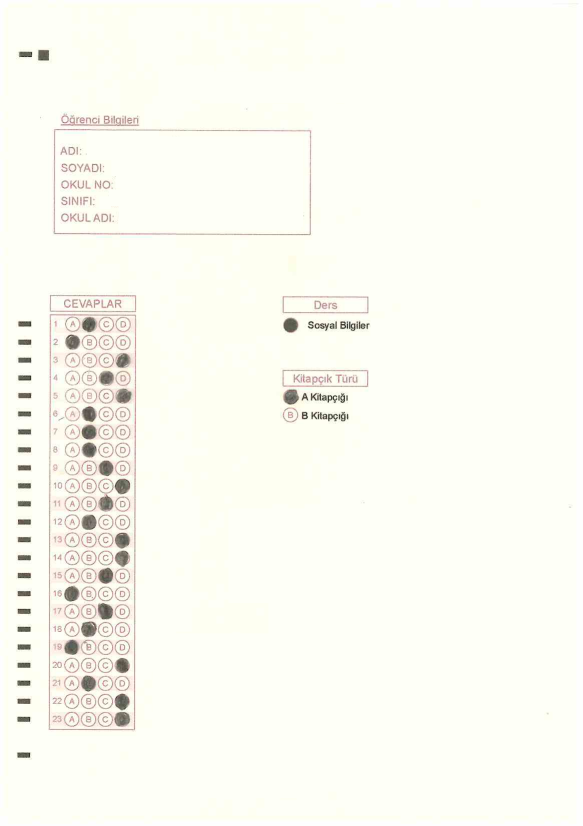
#> input picture optikForms/testForm.png, 1165 x 1652 px (shown at 1/2 size)
$ python -i bbPars.py   (imports and definitions only)
#> lines starting #> are read from the running program, lines starting #| are printed output that depends on the picture; after the words box and inside, x2 and y2 are one past the last pixel; in counts of white or black regions, pixels touching at a corner belong together
# OMR - Optical mark regognition
# Copyright (C) 2019 Joppe Blondel
#
# This program is free software: you can redistribute it and/or modify
# it under the terms of the GNU General Public License as published by
# the Free Software Foundation, either version 3 of the License, or
# (at your option) any later version.
#
# This program is distributed in the hope that it will be useful,
# but WITHOUT ANY WARRANTY; without even the implied warranty of
# MERCHANTABILITY or FITNESS FOR A PARTICULAR PURPOSE.  See the
# GNU General Public License for more details.
#
# You should have received a copy of the GNU General Public License
# along with this program.  If not, see <https://www.gnu.org/licenses/>.
# https://raw.githubusercontent.com/Jojojoppe/qandaomr/master/qandaomr/parser.py

import cv2 as cv
import numpy as np
import math

SQUARE_TOLERANCE = 0.2
PLACE_TOLERANCE = 5
DIV_TOLERANCE = 0.1
A4_SCALE = 1.41

# [18 lines left out: functions has_square_parent, count_children, get_angle, not called in this run]

def prepare_image_create(f):
#> called with f = '../optikForms/testForm.png'
    img = cv.imread(f)
#> img is the input picture: shape (1652, 1165, 3); mean B, G, R 241.8, 250.5, 250.4
    img_gray = cv.cvtColor(img, cv.COLOR_BGR2GRAY)
    ret, img_th = cv.threshold(img_gray, 127, 255, 0)
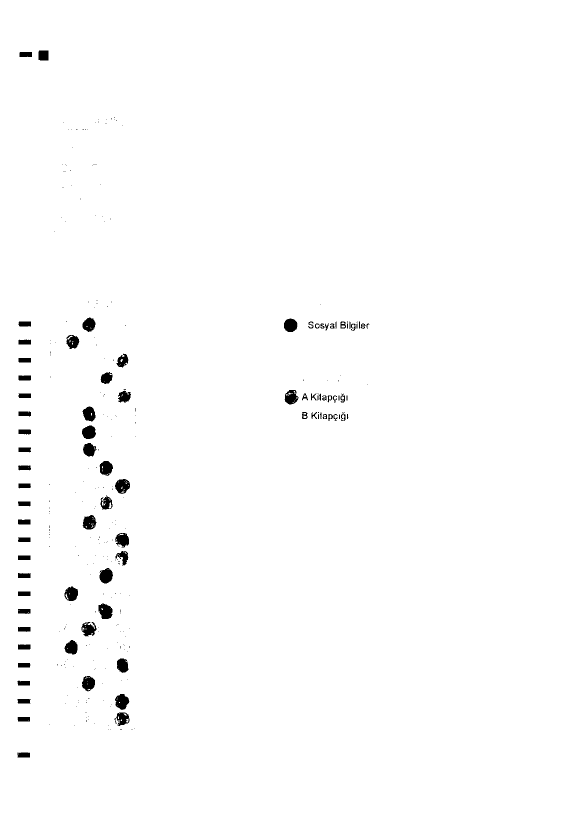
#> img_th: shape (1652, 1165) (shown at 1/2 size); 98.9% white; 294 black regions (213 under 20 px)
    i_cont, i_hier = cv.findContours(img_th, cv.RETR_TREE, cv.CHAIN_APPROX_SIMPLE)
#> i_cont = 412 contours, 324 with area under 20; largest, box (x1, y1, x2, y2) and area: (0, 0, 1165, 1652) 1921764, (196, 1206, 226, 1239) 720, (229, 957, 261, 989) 710, (229, 1387, 260, 1421) 682, (198, 1135, 227, 1168) 670; i_hier = 412 rows, first 6: [-1, -1, 1, -1], [3, -1, 2, 0], [-1, -1, -1, 1], [4, 1, -1, 0], [5, 3, -1, 0], [6, 4, -1, 0]
    height, width = img.shape[:2]
#> height = 1652; width = 1165

    # Get corner squares
    squares = []
    square_indices = []
    square_midX = []
    square_midY = []
    black = 0
    i = 0
    j = 0
    for c in i_cont:
        peri = cv.arcLength(c, True)
        area = cv.contourArea(c)
        approx = cv.approxPolyDP(c, 0.03* peri, True)
        if len(approx)==4:
            if width*height*(500/2180952)<area<width*height*(10000/2180952):
                approx_area = math.fabs((peri/4) ** 2)
                if 1-SQUARE_TOLERANCE<approx_area/area<SQUARE_TOLERANCE+1 and has_square_parent(i_hier[0], square_indices, i) is False:

                    # Check if right lower corner
                    if count_children(i_hier[0], i) < 2:
                        black = j
                        #cv.drawContours(img, [c], 0, (255, 0, 0), 8)
                    #else:
                        #cv.drawContours(img, [c], 0, (0, 0, 255), 8)

                    squares.append(approx)
                    square_indices.append(i)

                    j += 1

                    # Find center
                    M = cv.moments(c)
                    cX = int(M["m10"] / M["m00"])
                    cY = int(M["m01"] / M["m00"])
                    square_midX.append(cX)
                    square_midY.append(cY)
                    #cv.circle(img, (cX, cY), 10, (0, 255, 255), -1)
        i += 1
#> this loop made 412 passes
#> (peri, area, approx) on passes 1, 2, 17: (5630, 1921764, [[0, 0], [0, 1651], [1164, 1651], [1164, 0]]), (75.8, 277, [[34, 1505], [59, 1504], [60, 1514], [35, 1515]]), (70.73, 251.5, [[34, 1434], [59, 1433], [60, 1442], [36, 1443]])
#> after the loop, i = 412; j = 0; square_indices = []; square_midX = []; square_midY = []; squares = []

    if j!=4:
        print("Found more or less than 4 corners: " + str(j))
#| Found more or less than 4 corners: 0

    # Right bottom corner
#> (the run stopped early here; a loop or call above may not have finished)
